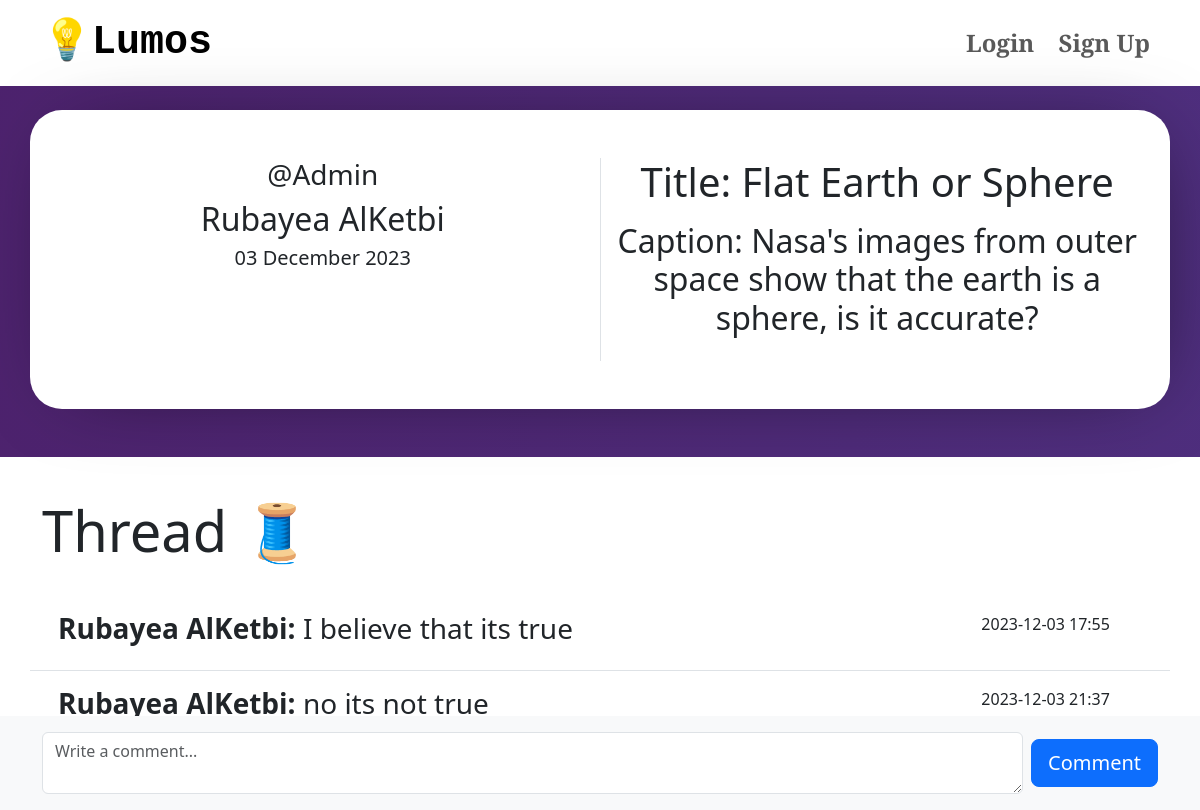
/post/1, run on an earlier commit of the app's database.
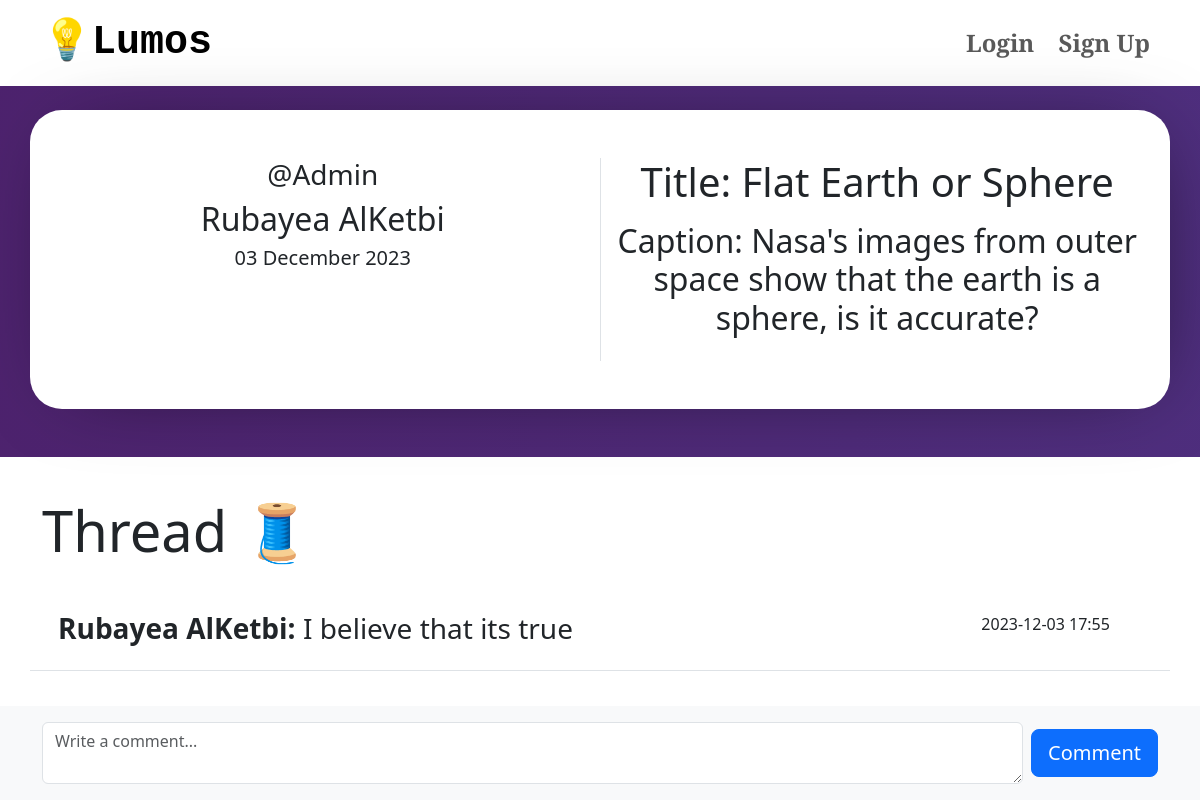
And on a later commit of the database.
### app/models.py (models this page shows, shortened)
class Comment(db.Model):
    id = db.Column(db.Integer, primary_key=True)
    text = db.Column(db.Text, nullable=False)
    publish_date = db.Column(db.DateTime, default=datetime.utcnow())
    author_id = db.Column(db.Integer, db.ForeignKey('user.id'), nullable=False)
    post_id = db.Column(db.Integer, db.ForeignKey('post.id'), nullable=False)

class User(db.Model, UserMixin):
    id = db.Column(db.Integer, primary_key=True)
    name = db.Column(db.String(100), nullable=False)
    email = db.Column(db.String(100), unique=True, nullable=False)
    passwordHashed = db.Column(db.String(100), nullable=False)
    username = db.Column(db.String(20), unique=True, nullable=False)
    biography = db.Column(db.Text, nullable=True)
    avatar = db.Column(db.String(), nullable=True)
    posts = db.relationship('Post', backref='user', lazy=True)
    @property
    def password(self):
        raise AttributeError('password: write-only field , not readable')

### app/views.py (the view, shortened to what this page needs)
@app.route('/post/<int:post_id>', methods=['GET', 'POST'])
def post(post_id):
    post = Post.query.get_or_404(post_id)
    post_author = User.query.filter_by(id=post.author_id).first()
    comments = Comment.query.filter_by(post_id=post_id).all()
    comment_form = CommentForm()
    userCache = {user.id: user.name for user in User.query.all()}
    comments_with_authors = db.session.query(Comment, User.name).join(User, User.id == Comment.author_id).filter(Comment.post_id == post_id).all()
    return render_template(
        "post_page.html",
        post=post,
        comments=comments,
        comment_form=comment_form,
        userCache=userCache,
        post_author=post_author,
        comments_with_authors=comments_with_authors
    )

### app/forms.py
class CommentForm(FlaskForm):
    text = StringField('Your Comment', validators=[DataRequired()], widget=TextArea())
    commentButton = SubmitField('Comment')

### app/templates/post_page.html (shortened to what this page needs)
{% extends "home.html" %}
{% block content %}
<div class = "container-fluid movingGrade py-4 border-black">
    <div class="container mb-4 normalContainer">
        <div class="row p-3 ">
            <div class="col-md text-center border-end">
                <h3>@{{ post_author.username }}</h3>
                <h2>{{ post_author.name }}</h2>
                <h5>{{ post.publish_date.strftime('%d %B %Y') }}</h5>
            </div>
            <div class="col-md text-center">
                <div class="row">
                    <div class="col-12 pb-2">
                        <h1 class="mb-3">Title: {{ post.title }}</h1>
                        <h2 class="mb-3 fw-light">Caption: {{ post.caption }}</h2>
                    </div>
                </div>
            </div>
        </div>
    </div>
</div>
<div class="container-fluid py-4 my-3">
    {%if comments%}
    <div class="container mb-4 ">
        <div class="row">
            <div class="col-12">
                <h1 class="display-4 pr-1">Thread 🧵 </h1>
            </div>
        </div>
    </div>
    <div class="container mb-4">
        <div class="row">
            <div class="col-12">
                {% for comment, author_name in comments_with_authors %}
                <div class="row p-3 border-bottom">
                    <div class="col-10">
                        <h3><strong>{{ author_name }}:</strong> {{ comment.text }}</h3>
                    </div>
                    <div class="col-2">
                        <p>{{ comment.publish_date.strftime('%Y-%m-%d %H:%M') }}</p>
                    </div>
                </div>
                {% endfor %}
            </div>
        </div>
    </div>
    {%endif%}
</div>
    <div class="fixed-bottom p-3 bg-light">
        <div class="container">
            <form id="comment_Form" method="post" class="row g-2 align-items-center">
                <div class="col">
                    {{ comment_form.text(class_="form-control", id="comment_Text", placeholder="Write a comment...", required=True) }}
                </div>
                <div class="col-auto">
                    {{ comment_form.commentButton(id="commentSubmitButton", class_="btn btn-primary btn-lg") }}
                </div>
            </form>
        </div>
    </div>
{% endblock content%}

What changed in the data, as far as the page shows it:
removed Comment: name "Rubayea AlKetbi", text "no its not true", publish_date "2023-12-03 21:37"
